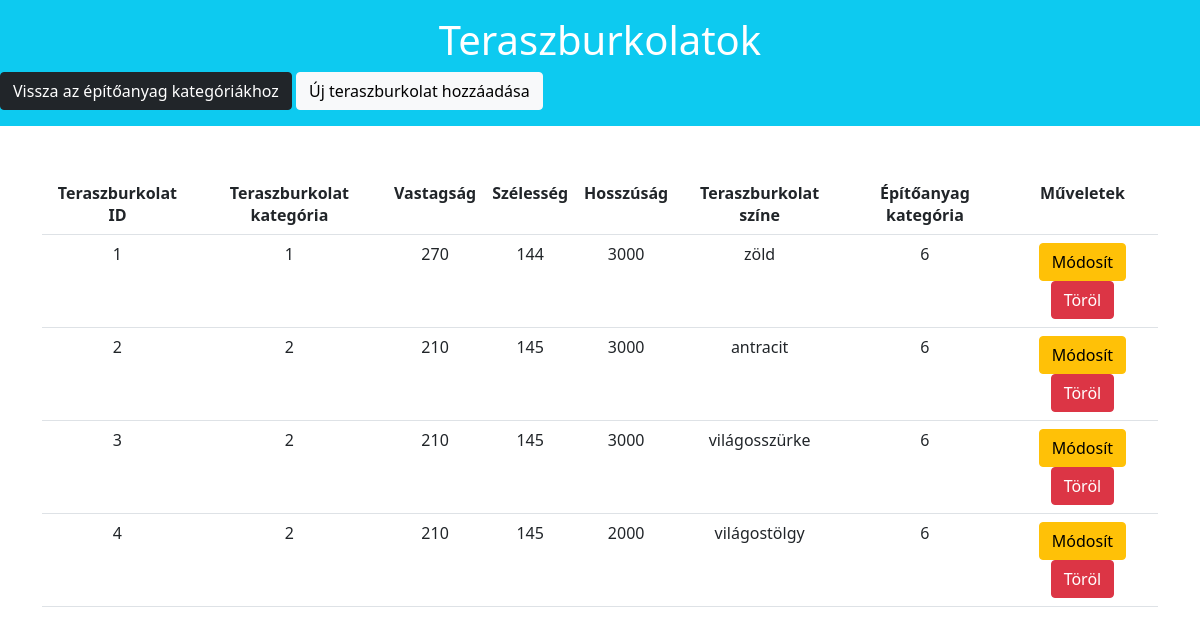
Screenshot of /app/index.php?controller=terracefloor&action=list (signed in) with the database file from the repository.
### tables this page shows
CREATE TABLE `terracefloor` (
  `terracefloorID` INT NOT NULL AUTO_INCREMENT,
  `terracefloorCategoryID` INT NOT NULL,
  `thickness` VARCHAR(45) NOT NULL,
  `width` VARCHAR(45) NOT NULL,
  `length` VARCHAR(45) NOT NULL,
  `terracefloorColor` VARCHAR(45) NOT NULL,
  `materialID` INT NOT NULL,
  PRIMARY KEY (`terracefloorID`),
FOREIGN KEY (`terracefloorCategoryID`) REFERENCES `terracefloor_category`(`terracefloorCategoryID`) ON DELETE NO ACTION,
FOREIGN KEY (`materialID`) REFERENCES `material`(`materialID`)ON DELETE NO ACTION
);

CREATE TABLE `terracefloor_category` (
  `terracefloorCategoryID` INT NOT NULL AUTO_INCREMENT,
  `terracefloorCategoryName` VARCHAR(45) NOT NULL,
  PRIMARY KEY (`terracefloorCategoryID`),
  UNIQUE INDEX `terracefloorCategoryName_UNIQUE` (`terracefloorCategoryName` ASC) );

CREATE TABLE `material` (
  `materialID` INT NOT NULL AUTO_INCREMENT,
  `materialName` VARCHAR(45) NOT NULL,
  PRIMARY KEY (`materialID`),
  UNIQUE INDEX `materialName_UNIQUE` (`materialName` ASC) );

### app/controller/TerracefloorController.php (called while the page is built, shortened)
<?php
require_once('model\TerracefloorDao.php');
class TerracefloorController {
    public function load($view, $data=[]){
        extract($data);
        include("view/terracefloor/{$view}.php");
        return $data;
    }
    public function listAllTerracefloor(){
        $terracefloorDaoObj = new TerracefloorDao();
        $terracefloors = $terracefloorDaoObj->getAllTerracefloor();
        return $this->load('list', [
            'terracefloors' => $terracefloors,
        ]);
    }
}
?>

### app/model/TerracefloorDao.php (called while the page is built, shortened)
<?php
    class TerracefloorDao {
        public function getAllTerracefloor(){
            $dbObj = new Db();
            $conn = $dbObj->getConnection();
            $statement = $conn->prepare("SELECT tf.terracefloorID, tf.thickness, tf.width, tf.length, tf.terracefloorColor , tfc.terracefloorCategoryID, m.materialID FROM terracefloor as tf INNER JOIN terracefloor_category as tfc ON tf.terracefloorCategoryID = tfc.terracefloorCategoryID INNER JOIN material as m ON tf.materialID = m.materialID;");
            $statement->setFetchMode(\PDO::FETCH_OBJ);
            $statement->execute();
            return $statement->fetchAll();
        }
    }
    ?>

### app/view/terracefloor/list.php (the view)
<div class="row">
    <div class="jumbotron bg-info text-white pt-3 pb-3">
        <h1 class="display3 text-center">Teraszburkolatok</h1>
        <a href="index.php" class="btn btn-dark">Vissza az építőanyag kategóriákhoz</a>
        <a href="index.php?controller=terracefloor&action=create" class="btn btn-light text-blue">Új teraszburkolat hozzáadása</a>
    </div>
</div>
<div class="container">
    <table class="table table-hover mt-5 text-center">
        <tr>
            <th>Teraszburkolat ID</th>
            <th>Teraszburkolat kategória</th>
            <th>Vastagság</th>
            <th>Szélesség</th>
            <th>Hosszúság</th>
            <th>Teraszburkolat színe</th>
            <th>Építőanyag kategória</th>
            <th>Műveletek</th>
        </tr>
        <?php
            foreach ($terracefloors as $terracefloor) {
               echo "<tr>";
                    echo "<td>" .$terracefloor->terracefloorID . "</td>";
                    echo "<td>" .$terracefloor->terracefloorCategoryID ."</td>";
                    echo "<td>" .$terracefloor->thickness . "</td>";
                    echo "<td>" .$terracefloor->width . "</td>";
                    echo "<td>" .$terracefloor->length . "</td>";
                    echo "<td>" .$terracefloor->terracefloorColor . "</td>";
                    echo "<td>" .$terracefloor->materialID . "</td>";
                    echo "<td>";
                        echo "<a class='btn btn-warning' href='index.php?controller=terracefloor&action=edit&terracefloorID=$terracefloor->terracefloorID'> Módosít </a> ";
                        echo "<a class='btn btn-danger' href='index.php?controller=terracefloor&action=delete&terracefloorID=$terracefloor->terracefloorID'> Töröl </a>";
                    echo "</td>";
               echo "</tr>";
            }
        ?>
    </table>

### rows the page displays
terracefloor: terracefloorID "1", terracefloorCategoryID.terracefloorCategoryID "1", thickness "270", width "144", length "3000", terracefloorColor "zöld", materialID.materialID "6"
terracefloor: terracefloorID "2", terracefloorCategoryID.terracefloorCategoryID "2", thickness "210", width "145", length "3000", terracefloorColor "antracit", materialID.materialID "6"
terracefloor: terracefloorID "3", terracefloorCategoryID.terracefloorCategoryID "2", thickness "210", width "145", length "3000", terracefloorColor "világosszürke", materialID.materialID "6"
terracefloor: terracefloorID "4", terracefloorCategoryID.terracefloorCategoryID "2", thickness "210", width "145", length "2000", terracefloorColor "világostölgy", materialID.materialID "6"
